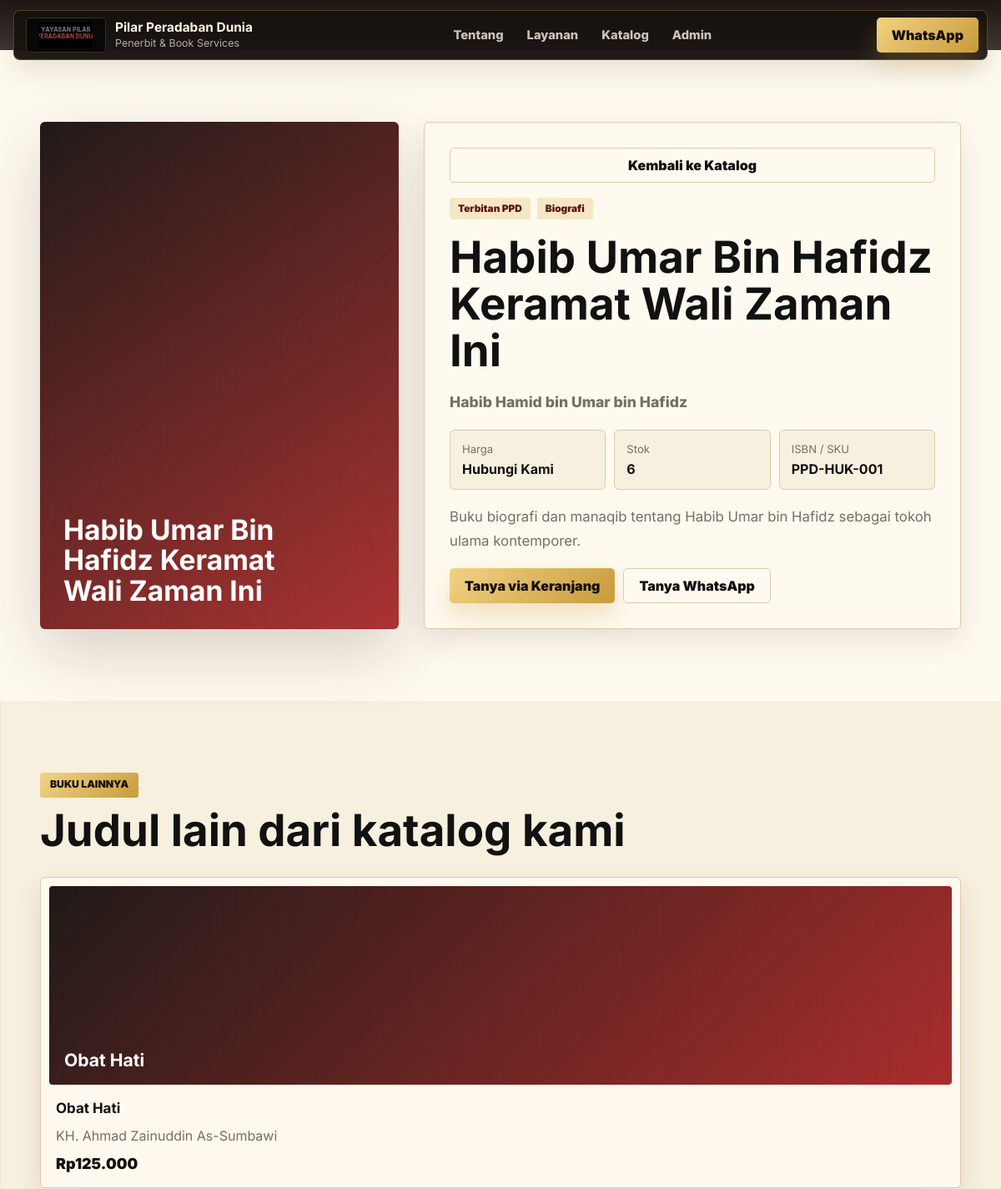
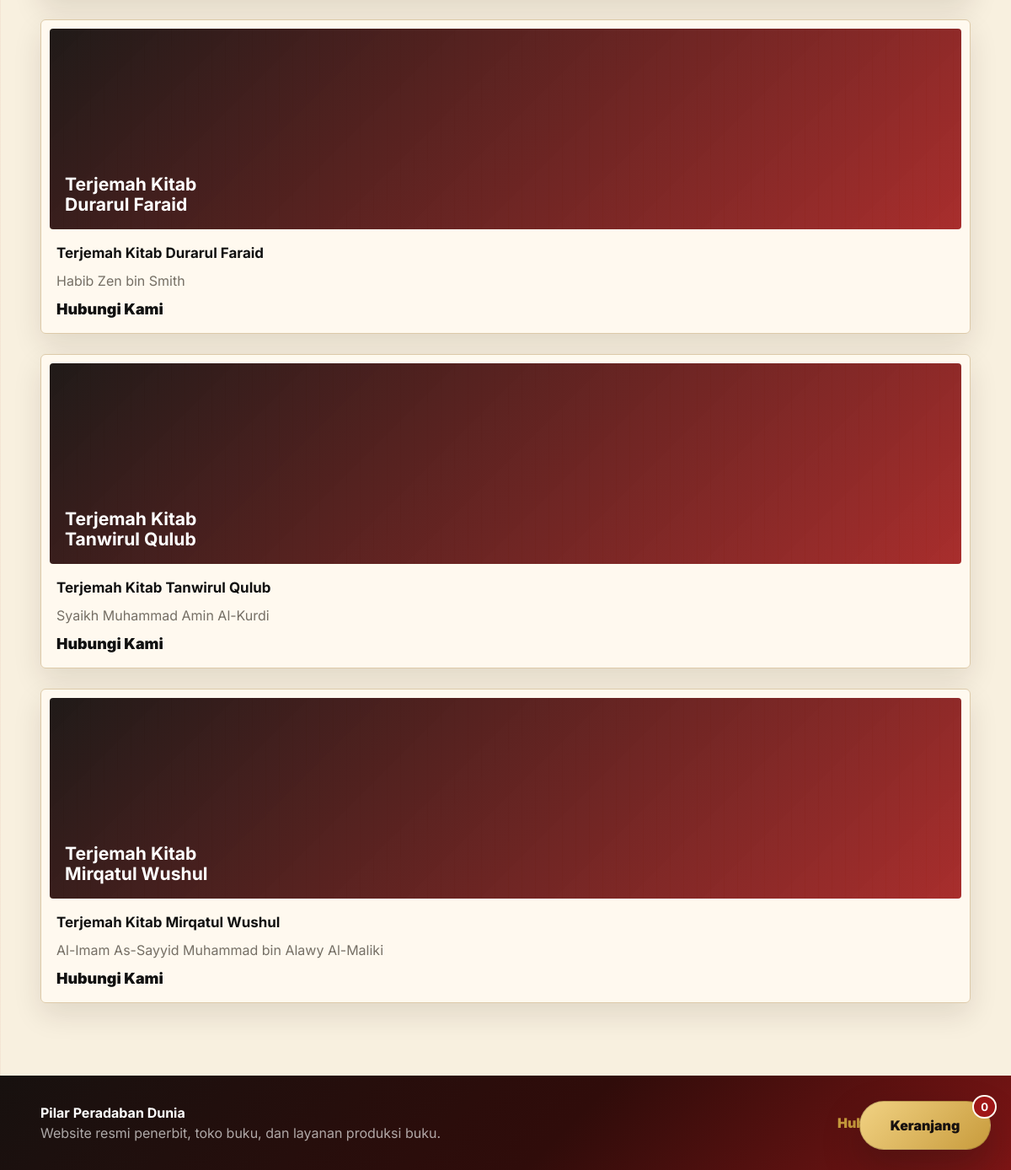
/book.php?id=ppd-habib-umar-keramat, run on the app's committed database (2 pictures, top to bottom).
### tables this page shows
CREATE TABLE IF NOT EXISTS books (
  id VARCHAR(120) PRIMARY KEY,
  title VARCHAR(255) NOT NULL,
  author VARCHAR(180) NOT NULL,
  isbn VARCHAR(120) DEFAULT NULL,
  price INT UNSIGNED NOT NULL DEFAULT 0,
  price_label VARCHAR(80) DEFAULT '',
  stock INT UNSIGNED NOT NULL DEFAULT 0,
  source ENUM('Terbitan PPD','Distributor','Titipan') NOT NULL DEFAULT 'Terbitan PPD',
  category VARCHAR(80) NOT NULL DEFAULT 'Agama',
  short_description TEXT,
  description TEXT,
  cover_image VARCHAR(255) DEFAULT '',
  is_active TINYINT(1) NOT NULL DEFAULT 1,
  created_at TIMESTAMP DEFAULT CURRENT_TIMESTAMP,
  updated_at TIMESTAMP DEFAULT CURRENT_TIMESTAMP ON UPDATE CURRENT_TIMESTAMP
);

### book.php (the view, shortened to what this page needs)
<?php
$config = require __DIR__ . '/api/config.php';
function h($value): string
{
    return htmlspecialchars((string)$value, ENT_QUOTES, 'UTF-8');
}
function rupiah(int $value): string
{
    return 'Rp' . number_format($value, 0, ',', '.');
}
function pdo(array $config): PDO
{
    $dsn = sprintf('mysql:host=%s;dbname=%s;charset=utf8mb4', $config['db_host'], $config['db_name']);
    return new PDO($dsn, $config['db_user'], $config['db_pass'], [
        PDO::ATTR_ERRMODE => PDO::ERRMODE_EXCEPTION,
        PDO::ATTR_DEFAULT_FETCH_MODE => PDO::FETCH_ASSOC,
    ]);
}
$db = pdo($config);
$id = trim((string)($_GET['id'] ?? ''));
$stmt = $db->prepare('SELECT * FROM books WHERE id = ? AND is_active = 1 LIMIT 1');
$stmt->execute([$id]);
$book = $stmt->fetch();
$settings = [];
foreach ($db->query('SELECT setting_key, setting_value FROM site_settings') as $row) {
    $settings[$row['setting_key']] = $row['setting_value'];
}
$brandName = $settings['brand_name'] ?? 'Pilar Peradaban Dunia';
$brandTagline = $settings['brand_tagline'] ?? 'Penerbit & Book Services';
$waNumber = $settings['whatsapp_number'] ?? ($config['wa_number'] ?? '628993998544');
$priceText = $book['price_label'] ?: rupiah((int)$book['price']);
$shortDescription = trim((string)($book['short_description'] ?? ''));
$longDescription = trim((string)($book['description'] ?? ''));
$relatedStmt = $db->prepare('SELECT id, title, author, price, price_label, cover_image FROM books WHERE is_active = 1 AND id <> ? ORDER BY created_at DESC LIMIT 4');
$relatedStmt->execute([$book['id']]);
$relatedBooks = $relatedStmt->fetchAll();
?>
<!doctype html>
<html lang="id">
<head>
  <link rel="stylesheet" href="styles.css?v=20260627-10">
</head>
<body>
  <header class="site-header">
    <a class="brand" href="index.html" aria-label="<?= h($brandName) ?>">
      <img class="brand-logo" src="assets/logo-pilar.svg" alt="Yayasan Pilar Peradaban Dunia">
      <span>
        <strong><?= h($brandName) ?></strong>
        <small><?= h($brandTagline) ?></small>
      </span>
    </a>
    <nav class="nav-links" aria-label="Navigasi utama">
      <a href="about.php">Tentang</a>
      <a href="index.html#layanan">Layanan</a>
      <a href="index.html#katalog">Katalog</a>
      <a href="admin.html">Admin</a>
    </nav>
    <div class="header-actions">
      <a class="wa-action" href="https://wa.me/<?= h($waNumber) ?>" target="_blank" rel="noreferrer">WhatsApp</a>
    </div>
  </header>
  <main>
    <section class="section product-page">
      <div class="product-shell">
        <div class="product-cover">
          <?php if ($book['cover_image']): ?>
            <img src="<?= h($book['cover_image']) ?>" alt="Cover <?= h($book['title']) ?>">
          <?php else: ?>
            <strong><?= h($book['title']) ?></strong>
          <?php endif; ?>
        </div>
        <article class="product-info">
          <a class="secondary-action compact" href="index.html#katalog">Kembali ke Katalog</a>
          <div class="book-meta">
            <?php if ($book['source']): ?><span class="tag"><?= h($book['source']) ?></span><?php endif; ?>
            <?php if ($book['category']): ?><span class="tag"><?= h($book['category']) ?></span><?php endif; ?>
          </div>
          <h1><?= h($book['title']) ?></h1>
          <p class="detail-author"><?= h($book['author']) ?></p>
          <div class="detail-facts">
            <div><span>Harga</span><strong><?= h($priceText) ?></strong></div>
            <div><span>Stok</span><strong><?= (int)$book['stock'] ?></strong></div>
            <div><span>ISBN / SKU</span><strong><?= h($book['isbn'] ?: '-') ?></strong></div>
          </div>
          <p class="detail-description"><?= nl2br(h($longDescription ?: $shortDescription)) ?></p>
          <?php if ($book['id']): ?>
          <div class="detail-actions">
            <button class="primary-action" type="button" data-add="<?= h($book['id']) ?>" <?= ((int)$book['stock'] < 1) ? 'disabled' : '' ?>><?= $book['price_label'] ? 'Tanya via Keranjang' : 'Tambah ke Keranjang' ?></button>
            <a class="secondary-action" href="https://wa.me/<?= h($waNumber) ?>?text=Halo%20Pilar%20Peradaban%20Dunia,%20saya%20ingin%20bertanya%20tentang%20buku%20<?= rawurlencode($book['title']) ?>" target="_blank" rel="noreferrer">Tanya WhatsApp</a>
          </div>
          <?php endif; ?>
        </article>
      </div>
    </section>
    <?php if ($relatedBooks): ?>
    <section class="section catalog-section">
      <div class="section-heading">
        <div>
          <p class="eyebrow">Buku lainnya</p>
          <h2>Judul lain dari katalog kami</h2>
        </div>
      </div>
      <div class="book-grid">
        <?php foreach ($relatedBooks as $related): ?>
        <a class="book-card" href="book.php?id=<?= h($related['id']) ?>">
          <div class="cover <?= $related['cover_image'] ? 'has-cover' : '' ?>">
            <?php if ($related['cover_image']): ?>
              <img src="<?= h($related['cover_image']) ?>" alt="Cover <?= h($related['title']) ?>" loading="lazy">
            <?php else: ?>
              <strong><?= h($related['title']) ?></strong>
            <?php endif; ?>
          </div>
          <div class="book-body">
            <h3 class="book-title"><?= h($related['title']) ?></h3>
            <p class="book-author"><?= h($related['author']) ?></p>
            <div class="book-footer"><div class="price"><?= h($related['price_label'] ?: rupiah((int)$related['price'])) ?></div></div>
          </div>
        </a>
        <?php endforeach; ?>
      </div>
    </section>
    <?php endif; ?>
  </main>
  <button class="cart-toggle cart-bubble" type="button" aria-label="Buka keranjang">
    <span>Keranjang</span>
    <strong id="cartCount">0</strong>
  </button>
  <footer class="site-footer">
    <div>
      <strong><?= h($settings['footer_title'] ?? $brandName) ?></strong>
      <span><?= h($settings['footer_description'] ?? 'Website resmi penerbit, toko buku, dan layanan produksi buku.') ?></span>
    </div>
    <a href="https://wa.me/<?= h($waNumber) ?>" target="_blank" rel="noreferrer"><?= h($settings['footer_link_text'] ?? 'Hubungi WhatsApp') ?></a>
  </footer>
</body>
</html>

### data on the page
books: title "Habib Umar Bin Hafidz Keramat Wali Zaman Ini", source "Terbitan PPD", category "Biografi", author "Habib Hamid bin Umar bin Hafidz", price_label "Hubungi Kami", stock "6", isbn "PPD-HUK-001", description "Buku biografi dan manaqib tentang Habib Umar bin Hafidz sebagai tokoh ulama kontemporer."
books: title "Obat Hati", author "KH. Ahmad Zainuddin As-Sumbawi", price_label+price "Rp125.000"
books: title "Terjemah Kitab Durarul Faraid", author "Habib Zen bin Smith", price_label "Hubungi Kami"
books: title "Terjemah Kitab Tanwirul Qulub", author "Syaikh Muhammad Amin Al-Kurdi", price_label "Hubungi Kami"
books: title "Terjemah Kitab Mirqatul Wushul", author "Al-Imam As-Sayyid Muhammad bin Alawy Al-Maliki", price_label "Hubungi Kami"

### other printed values
$brandName "Pilar Peradaban Dunia"
$brandTagline "Penerbit & Book Services"
$settings['footer_title'] "Pilar Peradaban Dunia"
$settings['footer_description'] "Website resmi penerbit, toko buku, dan layanan produksi buku."
$settings['footer_link_text'] "Hubungi WhatsApp"
